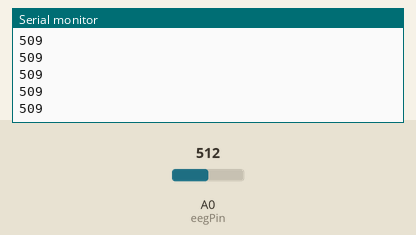
This sketch was run on a simulated Arduino Uno, built with avr-gcc and run on an emulated ATmega328P. Shown: the last lines printed to the serial monitor. Inputs (shaded band) come from the test bench; at power-on: A0 (eegPin) = 512.

Above: at 1.2 s.
1.3 s: A0 (eegPin) set to 716
At 2.4 s:
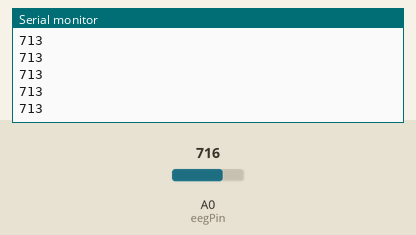
2.8 s: A0 (eegPin) set to 900
At 3.9 s:
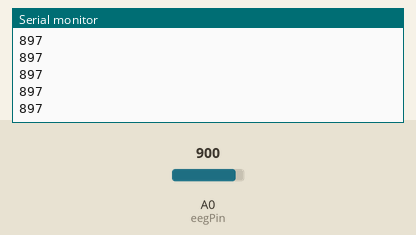
Timing chart, 0 to 5.8 s (numbered marks = the images above; inputs shaded):
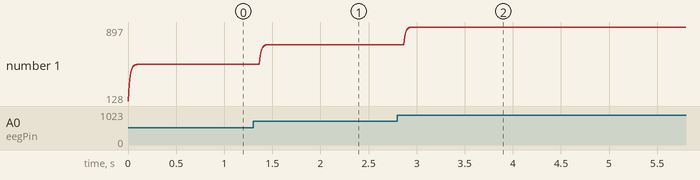

Measured:
- after the input at 1.3 s, the serial monitor: prints a new line after 0.07 s (image 1)
- after the input at 2.8 s, the serial monitor: prints a new line after 0.07 s (image 2)
- plotted number 1: 509 → 713 after the input at 1.3 s, 713 → 897 after the input at 2.8 s

The sketch:

eeg.ino
```cpp
int eegPin = 0;
int voltage = 0;
int filtered = 0;
float alpha = 0.25;

void setup()
{
  Serial.begin(9600);
}

void loop()
{
  voltage = analogRead(eegPin);
  filtered = alpha*voltage + (1-alpha)*filtered;
  Serial.println(filtered);
}
```
